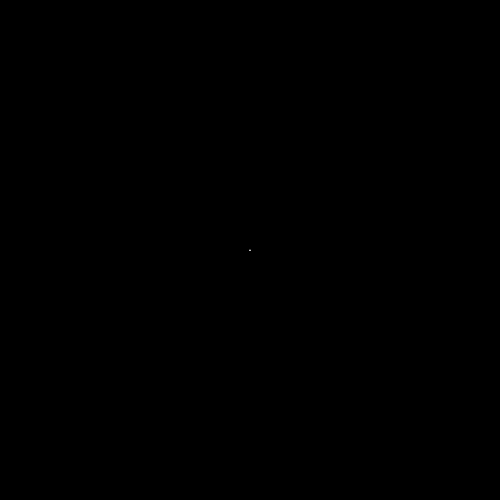
Frame 1 (no input)
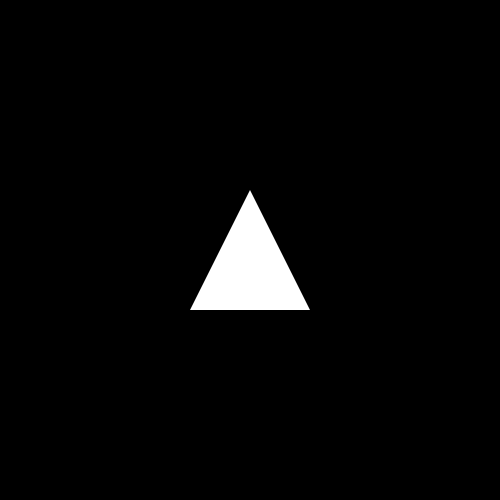
Frame 60 (the mouse pressed at the canvas centre just before this capture)
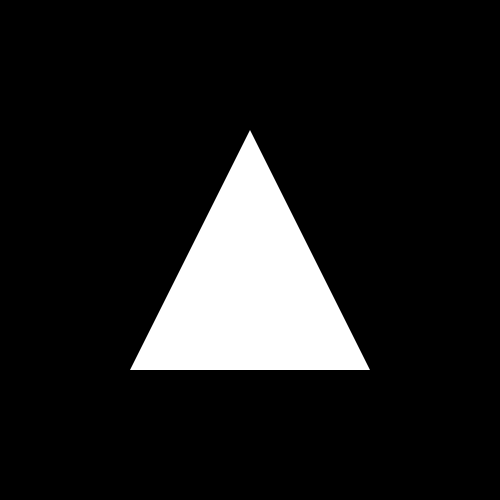
Frame 120 (the mouse held since frame 60 and released just before this capture)

The Processing sketch that drew these frames (run headless with seeded random() and noise(); from frame 60 on, the mouse is pressed at the canvas centre):

// Processing sketch: processing_72973
// ── processing_72973.pde

int i = 1;
int vitesse = 1 ;
int niveau = int(random(500/4,500/2));
boolean inverse = false ;
int numero = 0 ;


void setup() {
  size(500,500);
  smooth();
  
  // Make Mover object
}

void draw() {
  noStroke();
  background(0);
  translate(width/2,height/2);
 
if(numero ==0){
  
 triangle(0,-i,-i,i,i,i);
}

if(numero ==1){
 rectMode(CENTER); 
 rect(0,0,2*i,2*i);
}

if(numero ==2){
 ellipse(0,0,2*i,2*i);
}

 
  if(i>niveau){
    inverse = true ;
    niveau = int(random(height/2));
   
   }
  if(-i>niveau){
    inverse = false ;
    niveau = int(random(height/2));
  } 
 
  if(inverse == false){
   i = i + vitesse ;
  }
  
 if(inverse== true){
   i = i-vitesse ; 
  }
  
 if(keyCode==38){
   vitesse = vitesse + 1 ;
   keyCode = 0 ;
  }
  
  if(keyCode ==40){
    vitesse = vitesse - 1 ; 
     keyCode = 0 ;
     if(vitesse<1){
       vitesse = 1;
     }
  }
  if(keyCode ==39){
    numero = numero + 1 ;
    if (numero > 2){
      numero = 0 ;
    }
    keyCode =0;
      background(0);

    
  }
    
   
}
